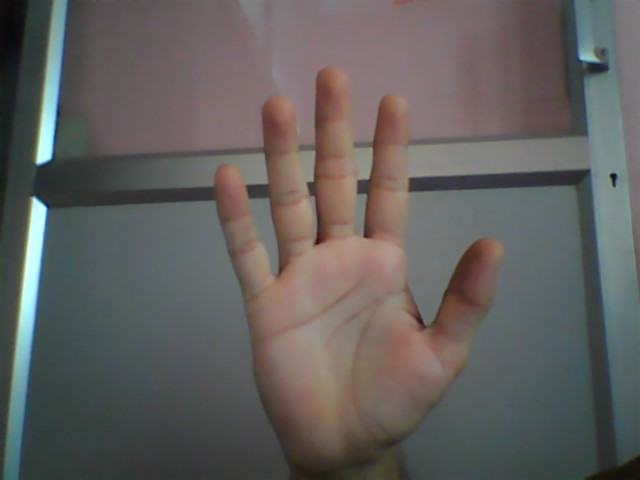
#> input picture handPic.jpg, 640 x 480 px, given in place of the camera
$ python Live_Hand_Gesture.py
#> lines starting #> are read from the running program, lines starting #| are printed output that depends on the picture; after the words box and inside, x2 and y2 are one past the last pixel; in counts of white or black regions, pixels touching at a corner belong together
import cv2
import numpy as np
import math

#Open Camera

cap = cv2.VideoCapture(0)

while True:
    ret, frame = cap.read()
#> frame is the input picture: shape (480, 640, 3); mean B, G, R 93.7, 95.9, 98.1
    cv2.imshow("frame", frame)

    cv2.rectangle(frame, (100, 100), (300, 300), (0, 255, 0), 0)
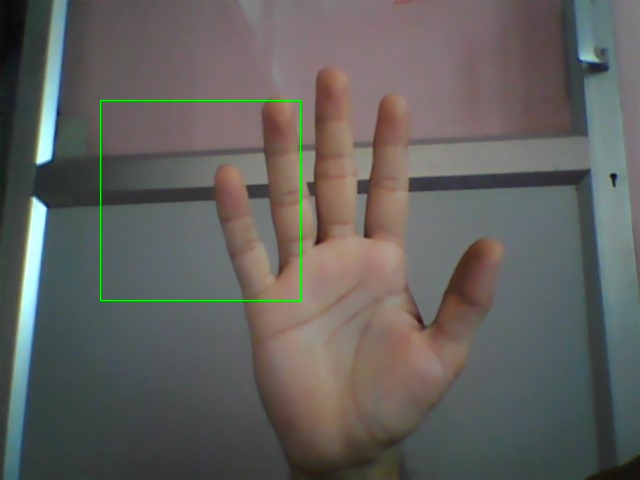
#> frame: shape (480, 640, 3); 0.26% of pixels changed, all inside (x1, y1, x2, y2) = (100, 100, 301, 301)
    crop_image= frame[100:300, 100:300]
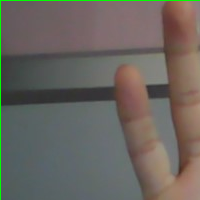
#> crop_image: shape (200, 200, 3); mean B, G, R 95, 100.8, 105.7

    #apply blur
    blur = cv2.GaussianBlur(crop_image, (3, 3), 0 )

    #BGR To HSV

    hsv = cv2.cvtColor(blur, cv2.COLOR_BGR2HSV)
#> hsv: shape (200, 200, 3); mean H, S, V 72.2, 42.3, 111.7

    # mask where white will be skin color and rest is black

    mask2 = cv2.inRange(hsv, np.array([2, 0, 0]), np.array([20, 225, 255]))
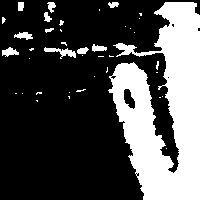
#> mask2: shape (200, 200); 29.6% white; 40 white regions (29 under 20 px), largest, box (x1, y1, x2, y2) and area: (108, 2, 200, 200) 10968, (44, 47, 76, 59) 158, (2, 47, 19, 57) 100

    #morpholigical transformation

    kernal = np.ones((5, 5))

    dilation = cv2.dilate(mask2, kernal , iterations= 1)
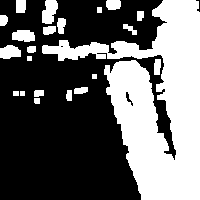
#> dilation: shape (200, 200); 39.6% white; 22 white regions, largest, box (x1, y1, x2, y2) and area: (42, 0, 200, 200) 13885, (42, 0, 58, 24) 286, (0, 45, 21, 59) 231
    erosion = cv2.erode(dilation, kernal, iterations= 1)
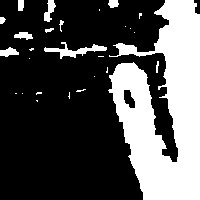
#> erosion: shape (200, 200); 30.9% white; 27 white regions (16 under 20 px), largest, box (x1, y1, x2, y2) and area: (108, 0, 200, 200) 11299, (44, 42, 107, 59) 354, (44, 0, 56, 22) 142

    #again gausian blur

    filtered = cv2.GaussianBlur(erosion, (3, 3), 0 )
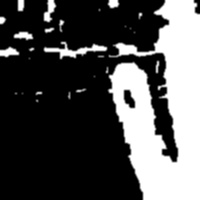
#> filtered: shape (200, 200); min 0, max 255, mean 78.7
    ret ,thresh =  cv2.threshold(filtered, 127, 255, 0)
#> thresh: shape (200, 200); 30.8% white; 19 white regions (8 under 20 px)

    # threshold image
    cv2.imshow("Thresholded Image", thresh)

    #Getting Countours

    contour,herrachy =    cv2.findContours(thresh.copy(), cv2.RETR_TREE , cv2.CHAIN_APPROX_SIMPLE)
#> contour = 20 contours, 11 with area under 20; largest, box (x1, y1, x2, y2) and area: (108, 0, 200, 200) 10978, (44, 42, 107, 59) 272, (123, 89, 136, 109) 158, (44, 0, 56, 22) 112, (0, 47, 19, 57) 96; herrachy = 20 rows, first 6: [1, -1, -1, -1], [2, 0, -1, -1], [3, 1, -1, -1], [4, 2, -1, -1], [5, 3, -1, -1], [6, 4, -1, -1]

    try:
        # find contour with maximum area
        MaxContour =  max(contour, key=lambda x: cv2.contourArea(x))
#> MaxContour = contour of 288 points, box (x1, y1, x2, y2) (108, 0, 200, 200), area 10978

        #Create Bounding Rectangle around Contour
        x, y, w, h = cv2.boundingRect(MaxContour)
#> x = 108; y = 0; w = 92; h = 200
        cv2.rectangle(crop_image, (x, y), (x + w, y +h) (0, 0 ,255), 0)

        #Applying Convex Hull

        hull= cv2.convexHull(MaxContour)

        #draw Countour
        drawing = np.zeros(crop_image , np.uint8)
        cv2.drawContours(drawing, [MaxContour], -1, (0, 255, 0),0 )
        cv2.drawContours(drawing, [hull], -1, (0, 255, 0), 0)

        #find convexity defect
        hull = cv2.convexHull(MaxContour, returnPoints= False)
        defects = cv2.convexityDefects(MaxContour, hull)

        #useing cosine rule to find the far point from the start and end point

        count_defect = 0

        for i in range(defects.shape[0]):
            s, e, f, d = defects[i ,0]
            start = tuple(MaxContour[s][0])
            end = tuple(MaxContour[e][0])
            far = tuple(MaxContour[f][0])

            a = math.sqrt((end[0] - start[0]) ** 2 + (end[1] - start[1]) ** 2)
            b = math.sqrt((far[0] - start[0]) ** 2 + (far[1] - start[1]) ** 2)
            c = math.sqrt((end[0] - far[0]) ** 2 + (end[1] - far[1]) ** 2)
            angle = (math.acos((b ** 2 + c ** 2 - a ** 2) / (2 * b * c)) * 180) / 3.14

            # if angle > 90 draw a circle at the far point
            if angle <= 90:
                count_defect += 1
                cv2.circle(crop_image, far, 1, [0, 0, 255], -1)

            cv2.line(crop_image, start, end, [0, 255, 0], 2)

        if count_defect == 0:
            cv2.putText(frame, "AK UNGLI", (50, 50), cv2.FONT_HERSHEY_SIMPLEX, 2, (0, 0, 255), 2)
        elif count_defect == 1:
            cv2.putText(frame, "DO UNGLI ", (50, 50), cv2.FONT_HERSHEY_SIMPLEX, 2, (0, 0, 255), 2)
        elif count_defect == 2:
            cv2.putText(frame, "TEEN UNGLI", (5, 50), cv2.FONT_HERSHEY_SIMPLEX, 2, (0, 0, 255), 2)
        elif count_defect == 3:
            cv2.putText(frame, "CHAAR UNGLI", (50, 50), cv2.FONT_HERSHEY_SIMPLEX, 2, (0, 0, 255), 2)
        elif count_defect == 4:
            cv2.putText(frame, "PANCH UNGLI", (50, 50), cv2.FONT_HERSHEY_SIMPLEX, 2, (0, 0, 255), 2)
        else:
            pass
    except:
        pass

    # show required images
    cv2.imshow("gesture", frame)
#> (the run stopped early here; a loop or call above may not have finished)
